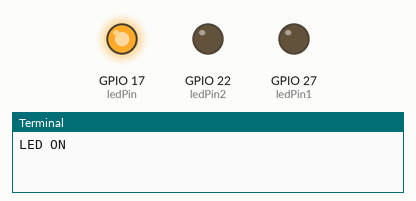
Simulated run of this program. Board: Raspberry Pi (BCM pin numbers). On the bench: output pins drawn as LEDs (lit = HIGH), the last lines printed to the terminal.

Above: at 0.5 s.
At 2.5 s:
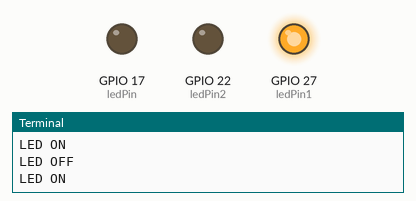
At 4.5 s:
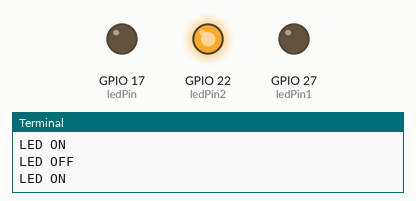
At 5.5 s:
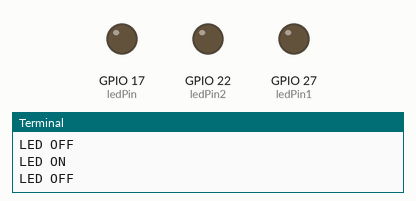
Timing chart, 0 to 7.8 s (numbered marks = the images above):
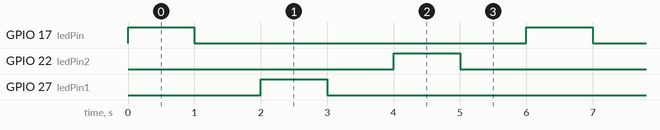

The program:

FinalLed.py
```python
import RPi.GPIO as GPIO
from time import sleep

GPIO.setmode(GPIO.BCM)
ledPin=17
ledPin1=27
ledPin2=22
GPIO.setup(ledPin,GPIO.OUT)
GPIO.output(ledPin,False)
GPIO.setup(ledPin1,GPIO.OUT)
GPIO.output(ledPin1,False)
GPIO.setup(ledPin2,GPIO.OUT)
GPIO.output(ledPin2,False)
try:
    while True:
        GPIO.output(ledPin, True)
        print("LED ON")
        sleep(1)
        GPIO.output(ledPin, False)
        print("LED OFF")
        sleep(1)

        GPIO.output(ledPin1, True)
        print("LED ON")
        sleep(1)
        GPIO.output(ledPin1, False)
        print("LED OFF")
        sleep(1)

        GPIO.output(ledPin2, True)
        print("LED ON")
        sleep(1)
        GPIO.output(ledPin2, False)
        print("LED OFF")
        sleep(1)

finally:
    GPIO.output(ledPin, False)
    GPIO.output(ledPin1, False)
    GPIO.output(ledPin2, False)
    GPIO.cleanup
```

Measured:
- by itself, GPIO 17 (ledPin), GPIO 22 (ledPin2), GPIO 27 (ledPin1): alternates HIGH for 1.0 s and LOW for 5.0 s
- by itself, everything shown: repeats every 6.0 s, in 6 steps
